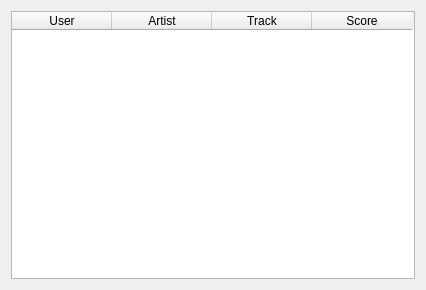
<?xml version="1.0" encoding="UTF-8"?>
<ui version="4.0">
 <class>DisplayRecs</class>
 <widget class="QDialog" name="DisplayRecs">
  <property name="geometry">
   <rect>
    <x>0</x>
    <y>0</y>
    <width>426</width>
    <height>290</height>
   </rect>
  </property>
  <property name="windowTitle">
   <string>Dialog</string>
  </property>
  <layout class="QHBoxLayout" name="horizontalLayout">
   <item>
    <widget class="QTableWidget" name="tableWidget">
     <column>
      <property name="text">
       <string>User</string>
      </property>
     </column>
     <column>
      <property name="text">
       <string>Artist</string>
      </property>
     </column>
     <column>
      <property name="text">
       <string>Track</string>
      </property>
     </column>
     <column>
      <property name="text">
       <string>Score</string>
      </property>
     </column>
    </widget>
   </item>
  </layout>
 </widget>
 <resources/>
 <connections/>
</ui>
